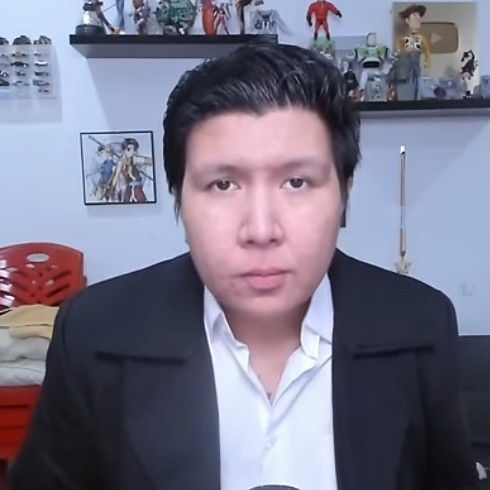
#> input picture P6/wb.jpg, 490 x 490 px; the run also reads 1 picture not shown here
$ python p6.py
#> lines starting #> are read from the running program, lines starting #| are printed output that depends on the picture
from PIL import Image
from pathlib import Path
import numpy as np
import matplotlib.pyplot as plt
import math
from skimage.metrics import (
 peak_signal_noise_ratio,
 structural_similarity
)
# 1. MEMBUAT FOLDER HASIL
folder_hasil = Path("Hasil")
folder_hasil.mkdir(exist_ok=True)
# 2. MEMBUKA GAMBAR ASLI
file_sumber = Path("wb.jpg")
img_asli = Image.open(file_sumber).convert("RGB")
#> img_asli is the input picture: PIL image 490x490 RGB; mean R, G, B 120, 117.8, 137.1
array_asli = np.array(img_asli)
print("Gambar berhasil dibuka")
print("Dimensi gambar:", img_asli.size)
#| Dimensi gambar: (490, 490)
print("Mode warna:", img_asli.mode)
#| Mode warna: RGB
print("Bentuk array:", array_asli.shape)
#| Bentuk array: (490, 490, 3)
# 3. FUNGSI MENGHITUNG MSE
def hitung_mse(gambar_asli, gambar_kompresi):
 selisih = (
 gambar_asli.astype(np.float64) -
 gambar_kompresi.astype(np.float64)
 )
 mse = np.mean(selisih ** 2)
 return mse
# 4. FUNGSI MENGHITUNG PSNR MANUAL
def hitung_psnr_manual(mse):
 if mse == 0:
  return float('inf')
 psnr = 10 * math.log10((255.0 ** 2) / mse)
 return psnr
# 5. DAFTAR FILE JPEG
daftar_jpeg = {
 "JPEG 10": "jpeg_10.jpeg",
 "JPEG 50": "jpeg_50.jpeg",
 "JPEG 90": "jpeg_90.jpeg"
}
# 6. PERHITUNGAN MSE DAN PSNR MANUAL
print("\nPERHITUNGAN MSE DAN PSNR MANUAL")
for nama, nama_file in daftar_jpeg.items():
 file_kompresi = folder_hasil / nama_file
 img_kompresi = Image.open(file_kompresi).convert("RGB")
 array_kompresi = np.array(img_kompresi)
 if array_asli.shape != array_kompresi.shape:
  raise ValueError(f"Dimensi gambar tidak sama: {nama_file}")
 mse = hitung_mse(array_asli, array_kompresi)
#> in hitung_mse, `selisih = ( gambar_asli.astype(np.float64) - gambar_kompresi.astype(np..`:
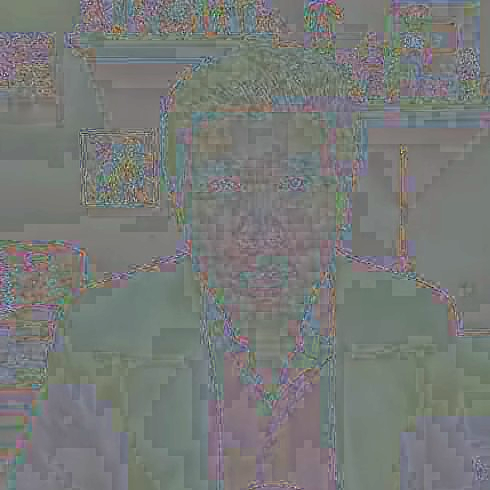
#> selisih: shape (490, 490, 3) float64; mean R, G, B -0.8, 0.8, -0.7; drawn with min black and max white
#> in hitung_mse, `mse = np.mean(selisih ** 2)`: mse = 66.64
#> mse = 66.64
 psnr = hitung_psnr_manual(mse)
#> in hitung_psnr_manual, `psnr = 10 * math.log10((255.0 ** 2) / mse)`: psnr = 29.89
#> psnr = 29.89
 print(f"\n{nama}")
 print(f"MSE : {mse:.4f}")
#| MSE : 66.6413
 print(f"PSNR : {psnr:.2f} dB")
#| PSNR : 29.89 dB
#> pass 2 of the loop `for nama, nama_file in daftar_jpeg.items():`:
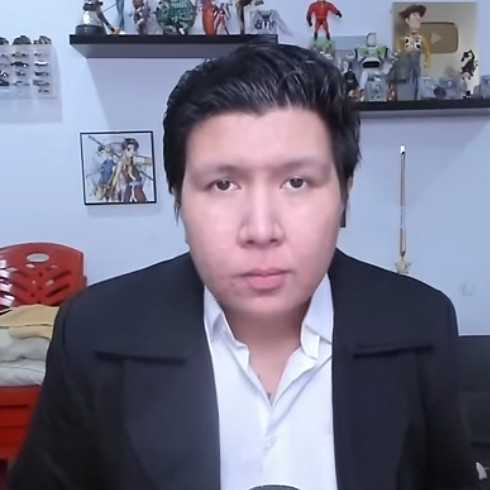
#> input picture P6/Hasil/jpeg_50.jpeg, 490 x 490 px
#> img_kompresi is the input picture: PIL image 490x490 RGB; mean R, G, B 120.1, 117.7, 137.2
#> in hitung_mse (call 2), `selisih = ( gambar_asli.astype(np.float64) - gambar_kompresi.astype(np..`:
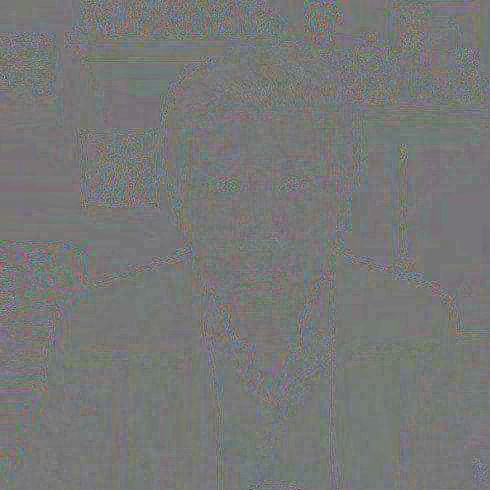
#> selisih: shape (490, 490, 3) float64; mean R, G, B -0.1, 0.1, 0; drawn with min black and max white
#> in hitung_mse (call 2), `mse = np.mean(selisih ** 2)`: mse = 10.88
#> `psnr = hitung_psnr_manual(mse)`: psnr = 37.77
#| MSE : 10.8770
#| PSNR : 37.77 dB
#> pass 3 of the loop `for nama, nama_file in daftar_jpeg.items():`:
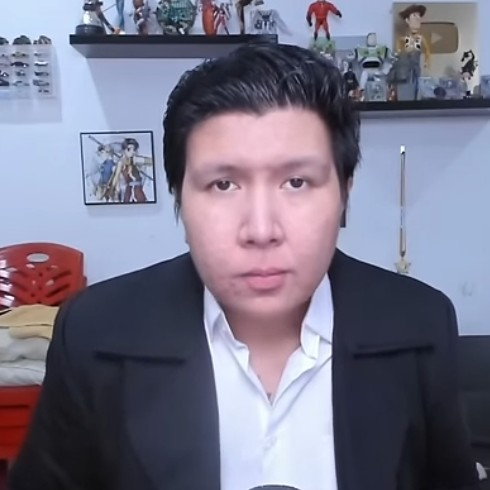
#> input picture P6/Hasil/jpeg_90.jpeg, 490 x 490 px
#> img_kompresi is the input picture: PIL image 490x490 RGB; mean R, G, B 120, 117.8, 137.1
#> in hitung_mse (call 3), `selisih = ( gambar_asli.astype(np.float64) - gambar_kompresi.astype(np..`:
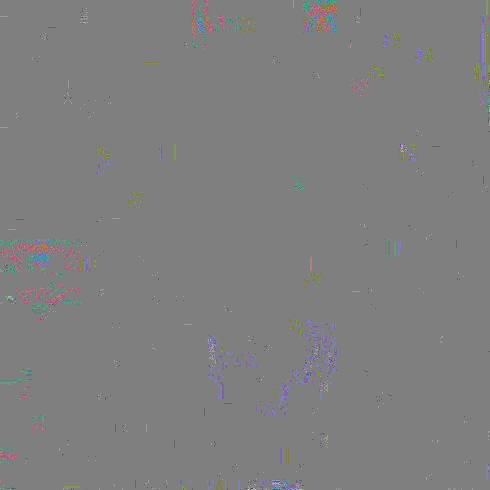
#> selisih: shape (490, 490, 3) float64; mean R, G, B 0.00415, -0.0023, 0.00835; drawn with min black and max white
#> in hitung_mse (call 3), `mse = np.mean(selisih ** 2)`: mse = 0.0444
#> `psnr = hitung_psnr_manual(mse)`: psnr = 61.66
#| MSE : 0.0444
#| PSNR : 61.66 dB
# 7. PERBANDINGAN PSNR MANUAL DAN SCIKIT-IMAGE
print("\nPERBANDINGAN PSNR MANUAL DAN SCIKIT-IMAGE")
for nama, nama_file in daftar_jpeg.items():
 file_kompresi = folder_hasil / nama_file
 img_kompresi = Image.open(file_kompresi).convert("RGB")
 array_kompresi = np.array(img_kompresi)
 mse = hitung_mse(array_asli, array_kompresi)
#> mse = 66.64
 psnr_manual = hitung_psnr_manual(mse)
#> psnr_manual = 29.89
 psnr_skimage = peak_signal_noise_ratio(
 array_asli,
 array_kompresi,
 data_range=255
 )
#> psnr_skimage = 29.89
 print(f"\n{nama}")
 print(f"PSNR Manual : {psnr_manual:.2f} dB")
#| PSNR Manual : 29.89 dB
 print(f"PSNR Skimage : {psnr_skimage:.2f} dB")
#| PSNR Skimage : 29.89 dB
#> pass 2 of the loop `for nama, nama_file in daftar_jpeg.items():`:
#> `mse = hitung_mse(array_asli, array_kompresi)`: mse = 10.88
#> psnr_manual = 37.77
#| PSNR Manual : 37.77 dB
#| PSNR Skimage : 37.77 dB
#> pass 3 of the loop `for nama, nama_file in daftar_jpeg.items():`:
#> `mse = hitung_mse(array_asli, array_kompresi)`: mse = 0.0444
#> psnr_manual = 61.66
#| PSNR Manual : 61.66 dB
#| PSNR Skimage : 61.66 dB
# 8. PERHITUNGAN SSIM
print("\nPERHITUNGAN SSIM")
for nama, nama_file in daftar_jpeg.items():
 file_kompresi = folder_hasil / nama_file
 img_kompresi = Image.open(file_kompresi).convert("RGB")
 array_kompresi = np.array(img_kompresi)
 ssim = structural_similarity(
 array_asli,
 array_kompresi,
 channel_axis=2,
 data_range=255
 )
#> ssim = 0.88
 print(f"\n{nama}")
 print(f"SSIM : {ssim:.4f}")
#| SSIM : 0.8799
#> pass 2 of the loop `for nama, nama_file in daftar_jpeg.items():`:
#> `ssim = structural_similarity( array_asli, array_kompresi, channel_axis..`: ssim = 0.969
#| SSIM : 0.9690
#> pass 3 of the loop `for nama, nama_file in daftar_jpeg.items():`:
#> `ssim = structural_similarity( array_asli, array_kompresi, channel_axis..`: ssim = 1
#| SSIM : 0.9998
# 9. DAFTAR GAMBAR JPEG DAN WEBP
daftar_file = {
 "JPEG 10": "jpeg_10.jpeg",
 "JPEG 50": "jpeg_50.jpeg",
 "JPEG 90": "jpeg_90.jpeg",
 "WebP 10": "webp_10.webp",
 "WebP 50": "webp_50.webp",
 "WebP 90": "webp_90.webp"
}
# 10. PERBANDINGAN JPEG DAN WEBP
print("\nPERBANDINGAN JPEG DAN WEBP")
data_hasil = []
for nama, nama_file in daftar_file.items():
 file_kompresi = folder_hasil / nama_file
 img_kompresi = Image.open(file_kompresi).convert("RGB")
 array_kompresi = np.array(img_kompresi)
 if array_asli.shape != array_kompresi.shape:
  raise ValueError(f"Dimensi gambar tidak sama: {nama_file}")
 mse = hitung_mse(array_asli, array_kompresi)
#> mse = 66.64
 psnr = hitung_psnr_manual(mse)
#> psnr = 29.89
 ssim = structural_similarity(
 array_asli,
 array_kompresi,
 channel_axis=2,
 data_range=255
 )
#> ssim = 0.88
 ukuran_file = file_kompresi.stat().st_size
 data_hasil.append({
 "nama": nama,
 "ukuran": ukuran_file,
 "psnr": psnr,
 "ssim": ssim
 })
#> pass 2 of the loop `for nama, nama_file in daftar_file.items():`:
#> `mse = hitung_mse(array_asli, array_kompresi)`: mse = 10.88
#> `psnr = hitung_psnr_manual(mse)`: psnr = 37.77
#> `ssim = structural_similarity( array_asli, array_kompresi, channel_axis..`: ssim = 0.969
#> pass 3 of the loop `for nama, nama_file in daftar_file.items():`:
#> `mse = hitung_mse(array_asli, array_kompresi)`: mse = 0.0444
#> `psnr = hitung_psnr_manual(mse)`: psnr = 61.66
#> `ssim = structural_similarity( array_asli, array_kompresi, channel_axis..`: ssim = 1
#> (the run stopped early here; a loop or call above may not have finished)
